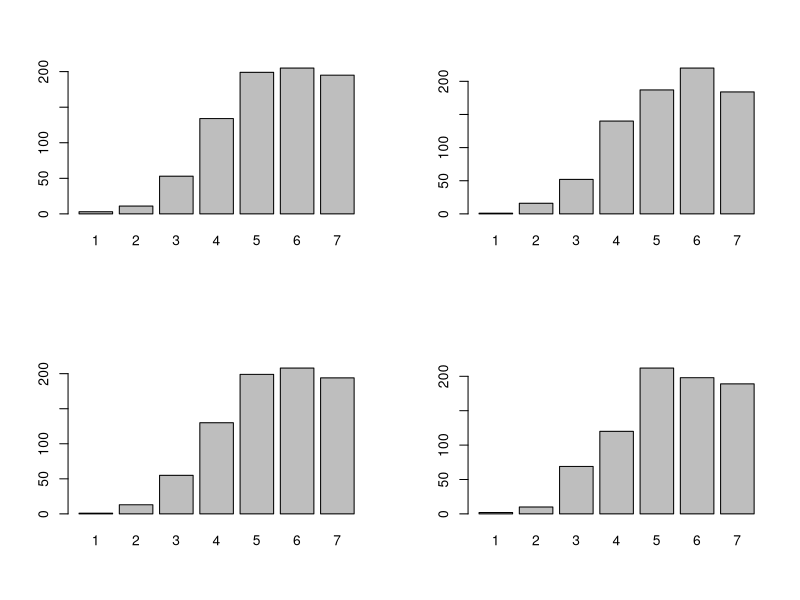
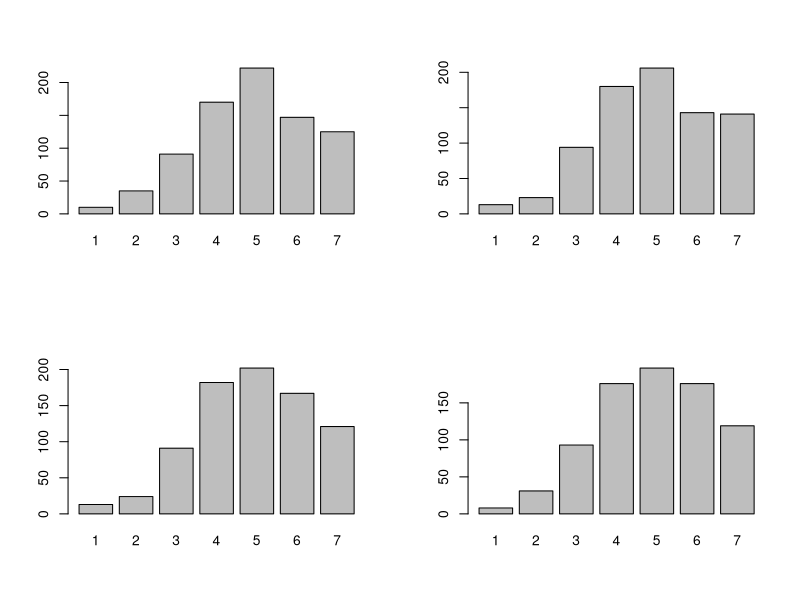
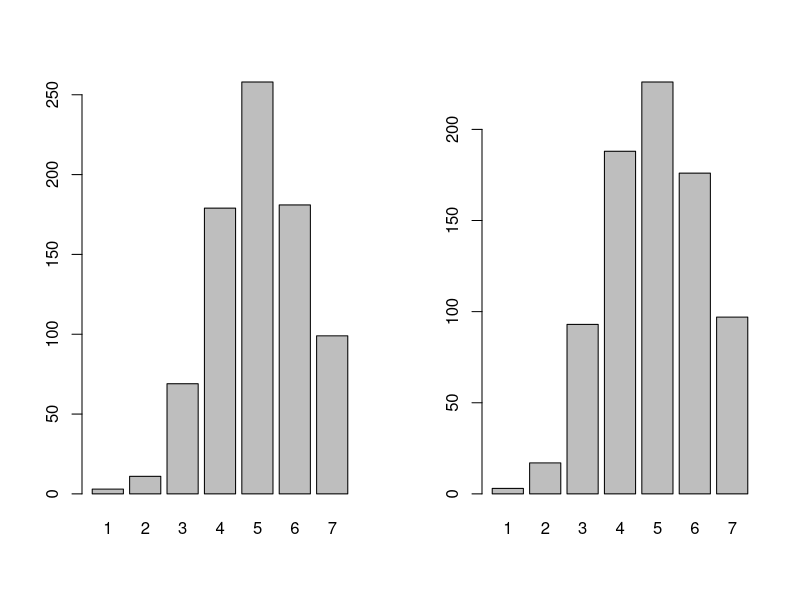
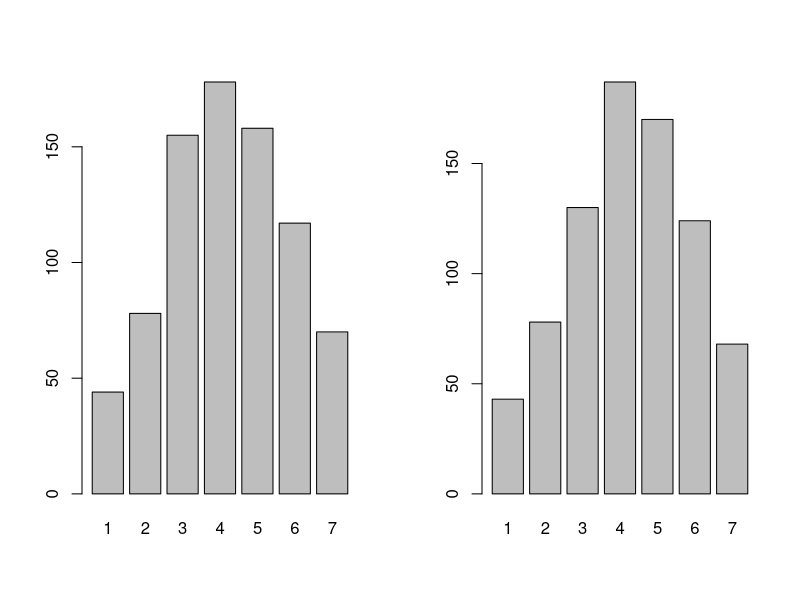
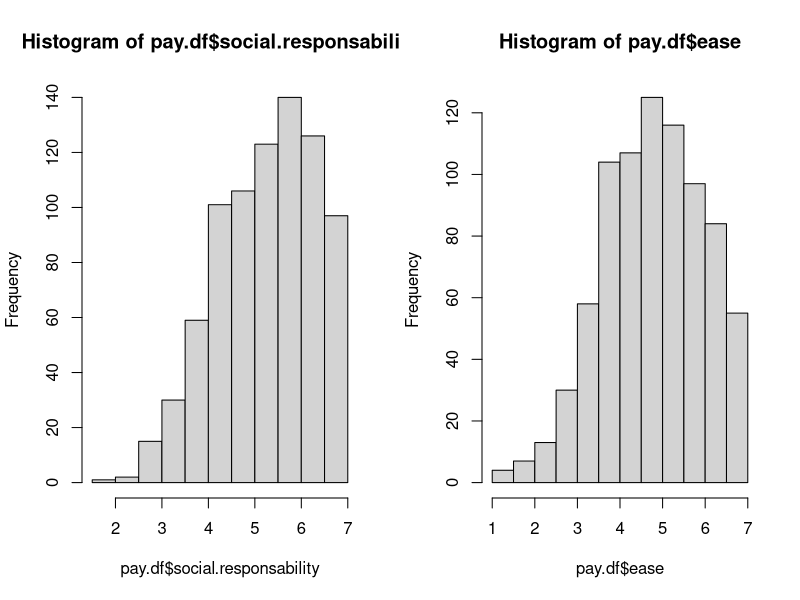
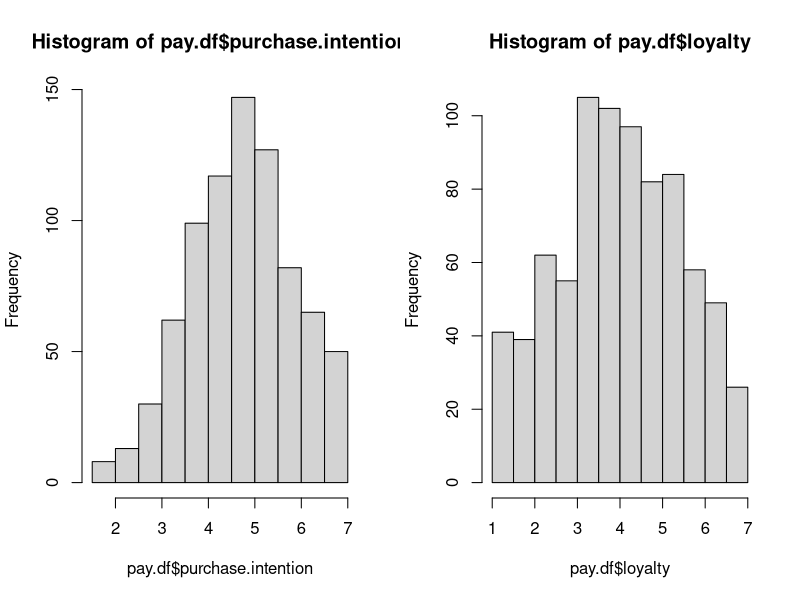

Write R code to recreate these figures, in order.
## ---- chunk 1

# Data handling
library(dplyr)       # Data manipulation
library(openxlsx)    # Open Excel files

# Visualization
library(ggplot2)     # General plotting
library(vcd)         # Mosaic plots
library(kableExtra)  # Table Formatting
library(MASS)        # Simulation of multivariate distributions

# Statistical analysis
library(psych)       # Descriptive statistics

## ---- chunk 2

# Set seed for reproducibility
set.seed(123)

# Define dataset size
data.n <- 800

# Initialize dataframe with IDs
pay.df <- data.frame(id = factor(c(1:data.n)))

# Create the factor about the experimental assignment
pay.df$condition <- factor(sample(x = c("control", "experimental"), size = data.n, replace = TRUE))

# Check the data distributions
summary(pay.df)
  
## ---- chunk 3

# Simulate age with a log-normal distribution, capped between 15 and 85
pay.df$age <- round(rlnorm(n = data.n, meanlog = log(40), sdlog = log(1.4)))
pay.df$age[pay.df$age > 85] <- 85
pay.df$age[pay.df$age < 15] <- 15

# Simulate gender
pay.df$gender <- factor(sample(x = c("man", "woman"),
                              size = data.n,
                              replace = TRUE,
                              prob = c(0.5, 0.5)))

# Simulate frequency of purchasing in the retailer within the last year
pay.df$freq.customer <- factor(sample(x = c("none", "1 time", "2-4 times", "5-9 times", "10 times or more"),
                                      size = data.n,
                                      replace = TRUE,
                                      prob = c(0.5, 0.2, 0.15, 0.10, 0.05)
                                      ), 
                               ordered = TRUE, levels = c("none", "1 time", "2-4 times", "5-9 times", "10 times or more")
                               )

# Create a variable to indicate if the participant purchased from the retailer during the last year
pay.df$customer <- rep(NA_real_, data.n)
pay.df$customer [pay.df$freq.customer == "none"] <- 0
pay.df$customer [pay.df$freq.customer %in% c("1 time", "2-4 times", "5-9 times", "10 times or more")] <- 1
pay.df$customer <- as.integer(pay.df$customer)

# Check the data distributions
summary(pay.df)


## ---- chunk 4

# Specify function for the simulation of Likert-type items in a questionnaire

  # Function name: f.sim.likert

  # Input: 
    # n: number of cases to simulate
    # n.items: number of items to simulate
    # mean: mean to simulate for the items
    # sd: standard deviation to simulate for the items
    # rounding: if TRUE, it rounds the scores and keeps them within the scale limits
    # scale.max: maximum score of the items to simulate
    # scale.min: minimun score of the items to simulate
    # corr = correlation to simulate across scale items, 0.6 if nothing is specified

  # Output: a simulated distribution of scores of Likert type items in a scale, using a multivariate distribution with the specified parameters. 

f.sim.likert <- function(n, n.items, mean, sd, rounding = TRUE, scale.max, scale.min, corr = 0.6) {

  # Make sure library MASS is installed and loaded
  if (!requireNamespace("MASS", quietly = TRUE)) {
    install.packages("MASS")
  }
  if (!"package:MASS" %in% search()) {
    library(MASS, quietly = TRUE)
  }
  
  # Specify the correlation matrix
  cor.matrix <- matrix(corr, nrow = n.items, ncol = n.items)
  diag(cor.matrix) <- 1
  
  # Specify the covariance matrix
  cov.matrix <- cor.matrix * (sd^2)
  diag(cov.matrix) <- sd^2
  
  # Simulate correlated scores
  scores <- mvrnorm(n, mu = rep(mean, n.items), Sigma = cov.matrix)
  
  # Rounding and limiting scores if rounding is TRUE
  if(rounding == TRUE) {
    scores <- round(pmin(pmax(scores, scale.min), scale.max))
  }
  return(scores)
}

## ---- chunk 5
# Dataframe to display items
measure.sr <- data.frame (Item = c("CSR1", "CSR2", "CSR3", "CSR4"),
                          Text = c("I believe that this retailer ensures that the respect of ethical principles has priority over economic performance.", "I believe that this retailer permits ethical concerns to negatively affect economic performance.", "I believe that this retailer is committed to well-defined ethics principles.", "I believe that this retailer avoids compromising ethical standards in order to achieve corporate goals.")) 

# 4. Conversion of the items dataframe to a table, including the measure description

kable(measure.sr, "html", booktabs = TRUE,
      caption = "Table 1. Perception of Social Responsibility") %>%
  add_footnote(
    label = "Note: The items were adapted from the scale by Maignan (2001). Participants responded with a Likert-type scale from 1 (strongly disagree) to 7 (completely agree)",
    notation = "none"
  )

## ---- chunk 6

# Use function in section 3.4 to simulate a preliminary distribution of scores (without any experimental effect)
csr.scores <- f.sim.likert(n = data.n, 
                           n.items = 4,
                           mean = 5.5, 
                           sd = 1.5,
                           rounding = FALSE,
                           scale.max = 7,
                           scale.min = 1, 
                           corr = 0.6)

# Apply higher scores for the customers group assigned to the experimental group
effect.size <- 0.3 
csr.scores [pay.df$condition == "experimental" & pay.df$customer == 1] <- 
  csr.scores [pay.df$condition == "experimental" & pay.df$customer == 1] - 
  effect.size

# Round the scores and constrain them within the scale limits
csr.scores <- round(pmin(pmax(csr.scores, 1), 7))

# Assign the scores to dataframe variables
pay.df$csr1 <- csr.scores[, 1]
pay.df$csr2 <- csr.scores[, 2]
pay.df$csr3 <- csr.scores[, 3]
pay.df$csr4 <- csr.scores[, 4]

##
# Check the distributions
##

# Set the graph objects to a 2x2 format
par(mfrow =c(2,2))

# Create histograms for each item
barplot(table(pay.df$csr1))
barplot(table(pay.df$csr2))
barplot(table(pay.df$csr3))
barplot(table(pay.df$csr4))

# Correlations across items
corr.test(pay.df[, c("csr1", "csr2", "csr3", "csr4")])

# Item scores across condition and customer groups
aggregate(pay.df$csr1, by = list (condition = pay.df$condition, customer = pay.df$customer), mean)
aggregate(pay.df$csr2, by = list (condition = pay.df$condition, customer = pay.df$customer), mean)
aggregate(pay.df$csr3, by = list (condition = pay.df$condition, customer = pay.df$customer), mean)
aggregate(pay.df$csr4, by = list (condition = pay.df$condition, customer = pay.df$customer), mean)

## ---- chunk 7

# Dataframe to display items
measure.eou <- data.frame(
  Item = c("EOU1", "EOU2", "EOU3", "EOU4"),
  Text = c(
    "My interaction with the payment service will be clear and understandable.",
    "Interacting with the payment service will not require a lot of my mental effort.",
    "I expect to find the payment service easy to use.",
    "I expect to find it easy to get the payment service to do what I want it to do."
  )
) 

# Create the table
kable(measure.eou, format = "html", 
      caption = "Table 2. Perceived Ease of Use")  %>%
  add_footnote(
    label = "Note: The items were adapted from the Ease of Use scale by Venkatesh & Davis (2000). Participants responded with a Likert-type scale from 1 (strongly disagree) to 7 (completely agree)",
    notation = "none"
  )

## ---- chunk 8

# Use function in section 3.4 to simulate a preliminary distribution of scores (without any experimental effect)
eou.scores <- f.sim.likert(n = data.n, 
                           n.items = 4,
                           mean = 5, 
                           sd = 1.5,
                           rounding = TRUE,
                           scale.max = 7,
                           scale.min = 1, 
                           corr = 0.6)

# Assign the scores to dataframe variables
pay.df$eou1 <- eou.scores[, 1]
pay.df$eou2 <- eou.scores[, 2]
pay.df$eou3 <- eou.scores[, 3]
pay.df$eou4 <- eou.scores[, 4]

##
# Check the distributions
##

# Set the graph objects to a 2x2 format
par(mfrow =c(2,2))

# Create histograms for each item
barplot(table(pay.df$eou1))
barplot(table(pay.df$eou2))
barplot(table(pay.df$eou3))
barplot(table(pay.df$eou4))

# Correlations across items
corr.test(pay.df[, c("eou1", "eou2", "eou3", "eou4")])

# Item scores across condition and customer groups
aggregate(pay.df$eou1, by = list (condition = pay.df$condition, customer = pay.df$customer), mean)
aggregate(pay.df$eou2, by = list (condition = pay.df$condition, customer = pay.df$customer), mean)
aggregate(pay.df$eou3, by = list (condition = pay.df$condition, customer = pay.df$customer), mean)
aggregate(pay.df$eou4, by = list (condition = pay.df$condition, customer = pay.df$customer), mean)


## ---- chunk 9

# Dataframe to display items
measure.pi <- data.frame(
  Item = c("PI1", "PI2"),
  Text = c(
    "I would intend to use the payment options.",
    "I predict that I would use the payment options."
  )
) 

kable(measure.pi, format = "html", 
      caption = "Table 3. Purchase Intention")  %>%
  add_footnote(
    label = "Note: The items were adapted from the Intention to Purchase scale by Venkatesh & Davis (2000). Participants responded with a Likert-type scale from 1 (strongly disagree) to 7 (completely agree)",
    notation = "none"
  )

## ---- chunk 10
# Use function in section 3.4 to simulate a preliminary distribution of scores
pi.scores <- f.sim.likert(n = data.n, 
                           n.items = 2,
                           mean = 5, 
                           sd = 1.2,
                           rounding = FALSE,
                           scale.max = 7,
                           scale.min = 1, 
                           corr = 0.6)
##
# Apply the relationship with ease of use and social responsability perceptions
##

# Define vectors for the standardized means of ease of use and social responsability
csr.mean <- scale(rowMeans(pay.df[, c("csr1", "csr2", "csr3", "csr4")]))
eou.mean <- scale(rowMeans(pay.df[, c("eou1", "eou2", "eou3", "eou4")]))

# Define the effect sizes for perceptions of easiness and social responsability
csr.effect.size <- 0.1
eou.effect.size <- 0.3 

# Apply the effects to each item
for(i in 1:2) {
  pi.scores[, i] <- pi.scores[, i] + csr.mean * csr.effect.size + eou.mean * eou.effect.size
}

# Round the scores and constrain them within the scale limits
pi.scores <- round(pmin(pmax(pi.scores, 1), 7))

# Assign the scores to dataframe variables
pay.df$pi1 <- pi.scores[, 1]
pay.df$pi2 <- pi.scores[, 2]


##
# Check the distributions
##

# Set the graph objects to a 2x2 format
par(mfrow =c(1,2))

# Create histograms for each item
barplot(table(pay.df$pi1))
barplot(table(pay.df$pi2))

# Correlations across items
corr.test(pay.df[, c("pi1", "pi2")])

# Item scores across condition and customer groups
aggregate(pay.df$pi1, by = list (condition = pay.df$condition, customer = pay.df$customer), mean)
aggregate(pay.df$pi2, by = list (condition = pay.df$condition, customer = pay.df$customer), mean)

## ---- chunk 11

# Dataframe to display items
# Customer Loyalty
measure.cl <- data.frame(
  Item = c("CL1", "CL2"),
  Text = c(
    "I will likely visit the website in the future.",
    "How likely are you to recommend the website to a friend or colleague?"
  )
)

kable(measure.cl, format = "html", 
      caption = "Table 4. Cutomer Loyalty")  %>%
  add_footnote(
    label = "Note: The items were adapted from the Loyalty Scale of the SUPR-Q (Sauro, 2015). Participants responded with a Likert-type scale from 1 (strongly disagree) to 7 (completely agree) for CL1, and from 1 (Not at all likely) to 7 (extremely likely) for CL2",
    notation = "none"
  )

## ---- chunk 12
# Use function in section 3.4 to simulate a preliminary distribution of scores
cl.scores <- f.sim.likert(n = data.n, 
                           n.items = 2,
                           mean = 4.2, 
                           sd = 1.5,
                           rounding = FALSE,
                           scale.max = 7,
                           scale.min = 1, 
                           corr = 0.6)
##
# Apply higher scores for the customers group assigned to the experimental group
##

# In section 3.4.3 we already defined the vectors with the means for ease of use (eou_mean) and social responsability (csr_mean)

# Define the effect sizes for perceptions of easiness and social responsability
csr.effect.size <- 0.6
eou.effect.size <- 0.6

# Apply the effects to each item
for(i in 1:2) {
  cl.scores[, i] <- cl.scores[, i] + csr.mean * csr.effect.size + eou.mean * eou.effect.size
}

# Round the scores and constrain them within the scale limits
cl.scores <- round(pmin(pmax(cl.scores, 1), 7))

# Assign the scores to dataframe variables
pay.df$cl1 <- cl.scores[, 1]
pay.df$cl2 <- cl.scores[, 2]


##
# Check the distributions
##

# Set the graph objects to a 2x2 format
par(mfrow =c(1,2))

# Create histograms for each item
barplot(table(pay.df$cl1))
barplot(table(pay.df$cl2))

# Correlations across items
corr.test(pay.df[, c("cl1", "cl2")])

# Item scores across condition and customer groups
aggregate(pay.df$cl1, by = list (condition = pay.df$condition, customer = pay.df$customer), mean)
aggregate(pay.df$cl2, by = list (condition = pay.df$condition, customer = pay.df$customer), mean)


## ---- chunk 13

#Set a reference probability for customers not affected by social responsability issues
prob.adoption <- rep (0.15, data.n)

# Reduce the probability for those in the experimental condition who scored low in social responability
prob.adoption [pay.df$condition == "experimental" & csr.mean <= 3] <- 0.05

# Create the variable for adoption
pay.df$adoption <- rbinom(n = data.n, size = 1, prob = prob.adoption)

# Set the value to NA for the control condition, since they were not offered the option to choose ControvPay
pay.df$adoption [pay.df$condition == "control"] <- NA_real_

# Check the distribution
with(pay.df, table(adoption, condition))

## ---- chunk 14

# Social responsability
rel.csr <- alpha(x= pay.df [ , c("csr1", "csr2", "csr3", "csr4")])
summary(rel.csr)

# Ease of use
rel.eou <- alpha(x= pay.df [ , c("eou1", "eou2", "eou3", "eou4")])
summary(rel.eou)

# Purchase intention
rel.pi <- alpha(x= pay.df [ , c("pi1", "pi2")])
summary(rel.pi)

# Customer Loyalty
rel.cl <- alpha(x= pay.df [ , c("cl1", "cl2")])
summary(rel.cl)


## ---- chunk 15

# Create variables with the average of the scales' items
pay.df$social.responsability <- rowMeans(pay.df[, c("csr1", "csr2", "csr3", "csr4")])
pay.df$ease <- rowMeans(pay.df[, c("eou1", "eou2", "eou3", "eou4")])
pay.df$purchase.intention <- rowMeans(pay.df[, c("pi1", "pi2")])
pay.df$loyalty <- rowMeans(pay.df[, c("cl1", "cl2")])

# Visualize the distributions
hist(pay.df$social.responsability)
hist(pay.df$ease)
hist(pay.df$purchase.intention)
hist(pay.df$loyalty)
